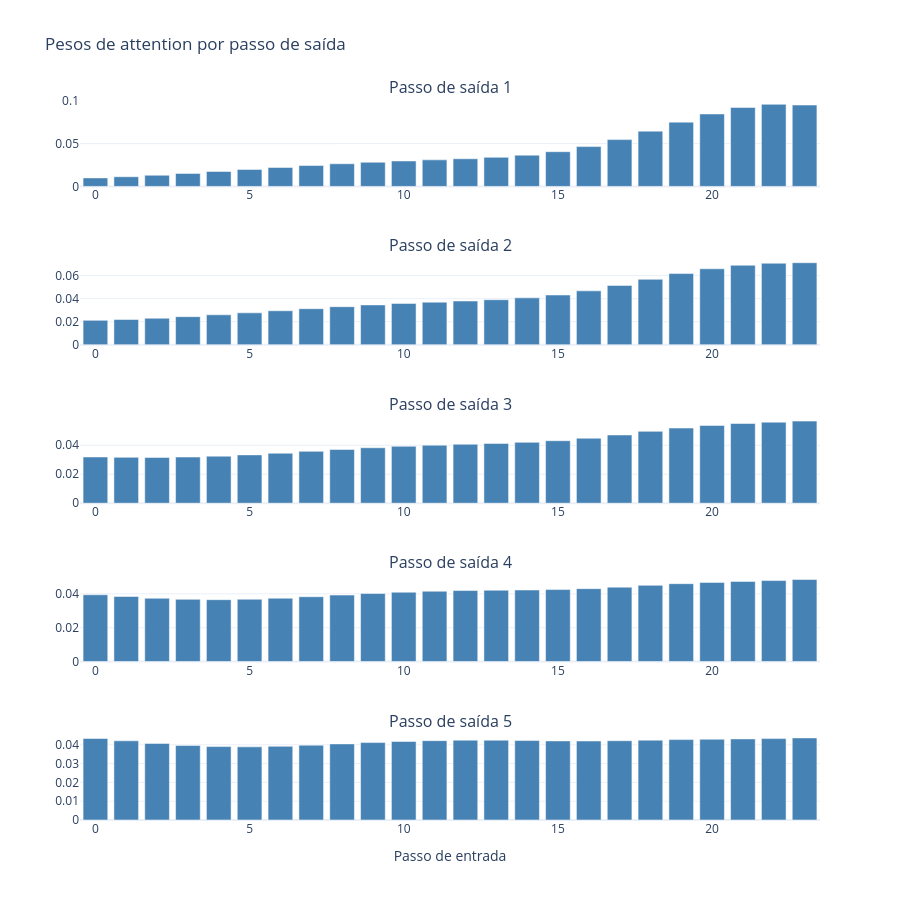

Notebook source saved alongside this figure:
### Code cell
n_steps_to_plot = min(OUTPUT_WINDOW, 5)
fig = make_subplots(
    rows=n_steps_to_plot,
    cols=1,
    subplot_titles=[
        f"Passo de saída {t + 1}" for t in range(n_steps_to_plot)
    ],
)
for t in range(n_steps_to_plot):
    fig.add_trace(
        go.Bar(
            x=np.arange(INPUT_WINDOW),
            y=attn_sample[t],
            marker_color="steelblue",
            showlegend=False,
        ),
        row=t + 1,
        col=1,
    )
fig.update_layout(
    title_text="Pesos de attention por passo de saída",
    height=180 * n_steps_to_plot,
    template="plotly_white",
)
fig.update_xaxes(title_text="Passo de entrada", row=n_steps_to_plot, col=1)
fig.show()

### Figure 1 — Plotly figure (JSON) as saved in the notebook; plotly's stock layout.template omitted (floating-point values rounded to 4 significant figures)
{"data": [{"marker": {"color": "steelblue"}, "showlegend": false, "type": "bar", "x": [0, 1, 2, 3, 4, 5, 6, 7, 8, 9, 10, 11, 12, 13, 14, 15, 16, 17, 18, 19, 20, 21, 22, 23], "xaxis": "x", "y": [0.00993, 0.01126, 0.01303, 0.01515, 0.01747, 0.01982, 0.02214, 0.02437, 0.0264, 0.02818, 0.02967, 0.03098, 0.03227, 0.03395, 0.0365, 0.04052, 0.04647, 0.05463, 0.06454, 0.07503, 0.0846, 0.09222, 0.09586, 0.09501], "yaxis": "y"}, {"marker": {"color": "steelblue"}, "showlegend": false, "type": "bar", "x": [0, 1, 2, 3, 4, 5, 6, 7, 8, 9, 10, 11, 12, 13, 14, 15, 16, 17, 18, 19, 20, 21, 22, 23], "xaxis": "x2", "y": [0.02119, 0.02191, 0.023, 0.02441, 0.02601, 0.02771, 0.02949, 0.03132, 0.03305, 0.03458, 0.03588, 0.03697, 0.03794, 0.03909, 0.04071, 0.04318, 0.04677, 0.05149, 0.05677, 0.06178, 0.06591, 0.06896, 0.07071, 0.07117], "yaxis": "y2"}, {"marker": {"color": "steelblue"}, "showlegend": false, "type": "bar", "x": [0, 1, 2, 3, 4, 5, 6, 7, 8, 9, 10, 11, 12, 13, 14, 15, 16, 17, 18, 19, 20, 21, 22, 23], "xaxis": "x3", "y": [0.03193, 0.03166, 0.03159, 0.03187, 0.03249, 0.03337, 0.03451, 0.0358, 0.03711, 0.03829, 0.03929, 0.04008, 0.04071, 0.0413, 0.04203, 0.04314, 0.04484, 0.04711, 0.04962, 0.0519, 0.0537, 0.05502, 0.05596, 0.05669], "yaxis": "y3"}, {"marker": {"color": "steelblue"}, "showlegend": false, "type": "bar", "x": [0, 1, 2, 3, 4, 5, 6, 7, 8, 9, 10, 11, 12, 13, 14, 15, 16, 17, 18, 19, 20, 21, 22, 23], "xaxis": "x4", "y": [0.03944, 0.03841, 0.03738, 0.03672, 0.03655, 0.03678, 0.03741, 0.0383, 0.03926, 0.04017, 0.04094, 0.04153, 0.04192, 0.04212, 0.04225, 0.0425, 0.04305, 0.04394, 0.045, 0.04598, 0.04674, 0.04732, 0.04782, 0.04844], "yaxis": "y4"}, {"marker": {"color": "steelblue"}, "showlegend": false, "type": "bar", "x": [0, 1, 2, 3, 4, 5, 6, 7, 8, 9, 10, 11, 12, 13, 14, 15, 16, 17, 18, 19, 20, 21, 22, 23], "xaxis": "x5", "y": [0.04333, 0.04212, 0.04073, 0.03964, 0.03905, 0.03891, 0.03919, 0.03978, 0.04048, 0.04118, 0.04177, 0.04222, 0.04246, 0.04244, 0.04226, 0.04206, 0.04201, 0.04216, 0.04246, 0.04275, 0.04294, 0.04312, 0.04328, 0.04366], "yaxis": "y5"}], "layout": {"annotations": [{"font": {"size": 16}, "showarrow": false, "text": "Passo de saída 1", "x": 0.5, "xanchor": "center", "xref": "paper", "y": 1.0, "yanchor": "bottom", "yref": "paper"}, {"font": {"size": 16}, "showarrow": false, "text": "Passo de saída 2", "x": 0.5, "xanchor": "center", "xref": "paper", "y": 0.78, "yanchor": "bottom", "yref": "paper"}, {"font": {"size": 16}, "showarrow": false, "text": "Passo de saída 3", "x": 0.5, "xanchor": "center", "xref": "paper", "y": 0.56, "yanchor": "bottom", "yref": "paper"}, {"font": {"size": 16}, "showarrow": false, "text": "Passo de saída 4", "x": 0.5, "xanchor": "center", "xref": "paper", "y": 0.34, "yanchor": "bottom", "yref": "paper"}, {"font": {"size": 16}, "showarrow": false, "text": "Passo de saída 5", "x": 0.5, "xanchor": "center", "xref": "paper", "y": 0.12, "yanchor": "bottom", "yref": "paper"}], "height": 900, "title": {"text": "Pesos de attention por passo de saída"}, "xaxis": {"anchor": "y", "domain": [0.0, 1.0]}, "xaxis2": {"anchor": "y2", "domain": [0.0, 1.0]}, "xaxis3": {"anchor": "y3", "domain": [0.0, 1.0]}, "xaxis4": {"anchor": "y4", "domain": [0.0, 1.0]}, "xaxis5": {"anchor": "y5", "domain": [0.0, 1.0], "title": {"text": "Passo de entrada"}}, "yaxis": {"anchor": "x", "domain": [0.88, 1.0]}, "yaxis2": {"anchor": "x2", "domain": [0.66, 0.78]}, "yaxis3": {"anchor": "x3", "domain": [0.44, 0.56]}, "yaxis4": {"anchor": "x4", "domain": [0.22, 0.34]}, "yaxis5": {"anchor": "x5", "domain": [0.0, 0.12]}}}
